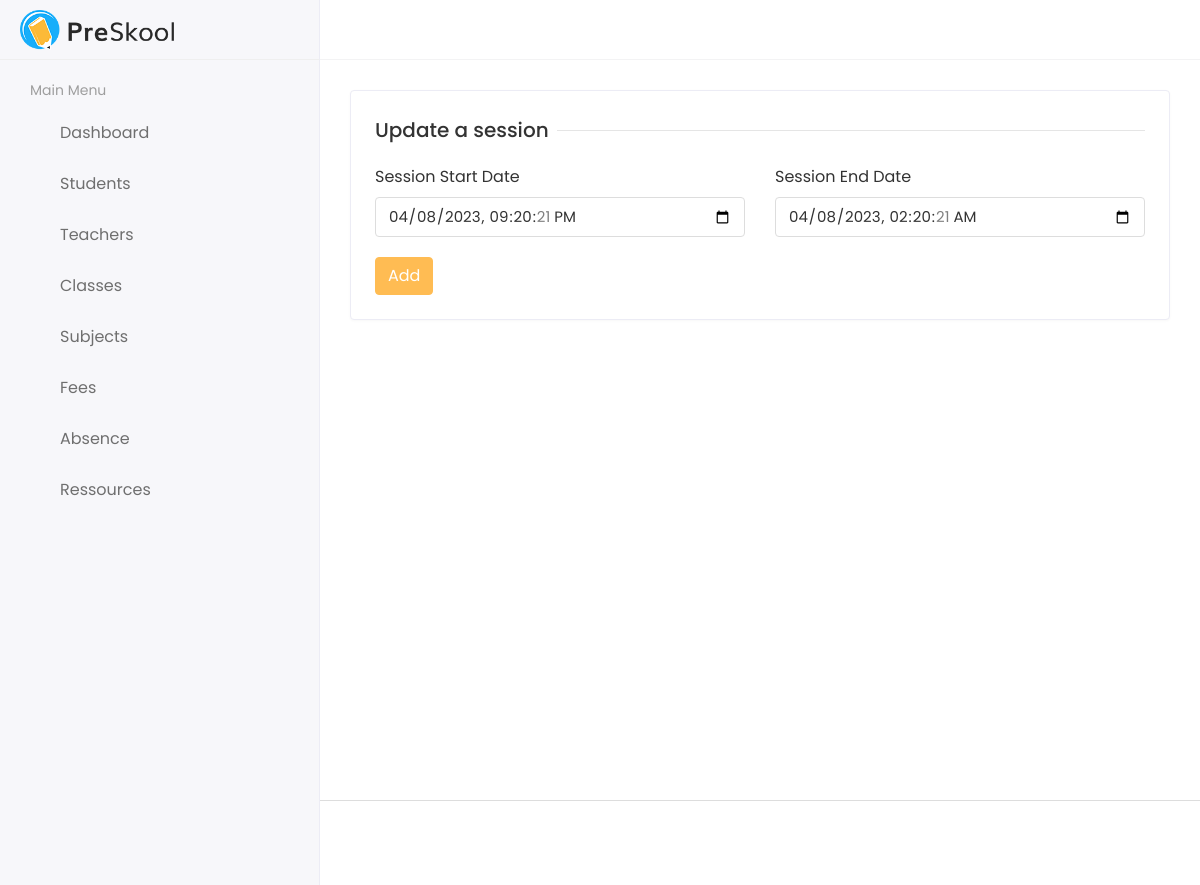
The page /Pre-School-Template/html-template/edit-session.php?s_id=6 on the database its author committed.
### tables this page shows
CREATE TABLE `session_` (
  `Session_Id` int(11) NOT NULL,
  `Session_Start` datetime NOT NULL,
  `Session_End` datetime DEFAULT NULL,
  `Class_Id` int(11) NOT NULL
);

### Pre-School-Template/html-template/edit-session.php (the view, shortened to what this page needs)
<?php
include 'connexion.php';
$id = $_GET['s_id'];
$res = mysqli_query($db,"SELECT * FROM session_ WHERE Session_Id=$id;");
$row = mysqli_fetch_row($res);
?>
<!DOCTYPE html>
<html lang="en">
<head>
    <link rel="stylesheet" href="assets/plugins/bootstrap/css/bootstrap.min.css">
    <link rel="stylesheet" href="assets/plugins/fontawesome/css/fontawesome.min.css">
    <link rel="stylesheet" href="assets/plugins/fontawesome/css/all.min.css">
    <link rel="stylesheet" href="assets/plugins/datatables/datatables.min.css">
    <link rel="stylesheet" href="assets/css/style.css">
</head>
<body>
<div class="main-wrapper">
         <div class="header">
            <div class="header-left">
               <a href="index.php" class="logo">
               <img src="assets/img/logo.png" alt="Logo">
               </a>
            </div>
            <a href="javascript:void(0);" id="toggle_btn">
            <i class="fas fa-align-left"></i>
            </a>
         </div>
         <div class="sidebar" id="sidebar">
            <div class="sidebar-inner slimscroll">
               <div id="sidebar-menu" class="sidebar-menu">
                  <ul>
                     <li class="menu-title">
                        <span>Main Menu</span>
                     </li>
                     <li class="submenu">
                        <a href="index.php"><i class="fas fa-user-graduate"></i> <span> Dashboard</span> <span class="menu-arrow"></span></a>
                     </li>
                     <li class="submenu">
                        <a href="#"><i class="fas fa-user-graduate"></i> <span> Students</span> <span class="menu-arrow"></span></a>
                     </li>
                     <li class="submenu">
                        <a href="#"><i class="fas fa-chalkboard-teacher"></i> <span> Teachers</span> <span class="menu-arrow"></span></a>
                     </li>
<li class="submenu">
<a href="#"><i class="fas fa-building"></i> <span> Classes</span> <span class="menu-arrow"></span></a>
</li>
                     <li class="submenu">
                        <a href="#"><i class="fas fa-book-reader"></i> <span> Subjects</span> <span class="menu-arrow"></span></a>
                     </li>
                     <li>
                        <a href="fees.php"><i class="fas fa-comment-dollar"></i> <span>Fees</span></a>
                     </li>
                     <li>
                            <a href="absence.php"><i class="fas fa-holly-berry"></i> <span>Absence</span></a>
                        </li>
                        <li>
<a href="event.php"><i class="fas fa-calendar-day"></i> <span>Ressources</span></a>
</li>
                  </ul>
               </div>
            </div>
         </div>
        <div class="page-wrapper">
            <div class="content container-fluid">
                <div class="row">
                    <div class="col-sm-12">
                        <div class="card">
                            <div class="card-body">
                                <form method="POST">
                                    <div class="row">
                                        <div class="col-12">
                                            <h5 class="form-title"><span>Update a session</span></h5>
                                        </div>
                                        <div class="col-12 col-sm-6">
                                            <div class="form-group">
                                                <label>Session Start Date</label>
                                                <input type="datetime-local" class="form-control" name="session_start" value="<?php echo $row[1]; ?>">
                                            </div>
                                        </div>
                                        <div class="col-12 col-sm-6">
                                            <div class="form-group">
                                                <label>Session End Date</label>
                                                <input type="datetime-local" class="form-control" name="session_end" value="<?php echo $row[2]; ?>">
                                            </div>
                                        </div>
                                        <div class="col-12">
                                            <input type="submit" class="btn btn-primary" value="Add" name="sub">
                                        </div>
                                    </div>
                                </form>
                            </div>
                        </div>
                    </div>
                </div>
            </div>
        </div>
    </div>
    <footer>
        <p>G6 21 guys.</p>
    </footer>
</body>
</html>

### Pre-School-Template/html-template/assets/css/style.css (style rules this page uses)
html { height: 100%; }
body { background-color: #fff; color: #333; font-family: 'Poppins', sans-serif; font-size: 1rem; height: 100%; line-height: 1.5; overflow-x: hidden; }
h1, h2, h3, h4, h5, h6 { font-family: 'Poppins', sans-serif; margin-top: 0; }
.form-control { border: 1px solid #ddd; box-shadow: none; color: #333; font-size: 15px; height: 40px; }
a { color: #009ce7; }
input, button, a { transition: all 0.4s ease; -moz-transition: all 0.4s ease; -o-transition: all 0.4s ease; -ms-transition: all 0.4s ease; -webkit-transition: all 0.4s ease; }
input, input:focus, button, button:focus { outline: none; }
.form-group { margin-bottom: 1.25rem; }
ul, ol { padding: 0px; list-style: none; }
.btn-primary { background-color: #FFBC53; border: 1px solid #FFBC53; }
.card { border: 1px solid #ececf5; box-shadow: 0 1px 3px 0 rgba(0, 0, 0, 0.03); margin-bottom: 1.875rem; }
.card-body { padding: 1.5rem; }
.header { background-color: #fff; border-bottom: 1px solid #f3f3f4; left: 0; position: fixed; right: 0; top: 0; z-index: 1001; height: 60px; }
.header .header-left { float: left; height: 60px; padding: 0 20px; position: relative; width: 320px; z-index: 1; transition: all 0.2s ease-in-out; background-color: #f7f7fa; border-bottom: 1px solid #efefef; border-right: 1px solid #ececf5; display: flex; align-items: center; }
.header .header-left .logo { display: inline-block; line-height: 60px; }
.header .header-left .logo img { max-height: 40px; width: auto; }
.menu-title { color: #a3a3a3; display: block; font-size: 14px; margin-bottom: 5px; padding: 0 25px; }
footer { padding: 1.875rem 1.875rem; border-top: 1px solid #ddd; }
footer p { margin: 0px; }
.sidebar { background-color: #f7f7fa; border-right: 1px solid #ececf5; bottom: 0; left: 0; margin-top: 0; position: fixed; top: 60px; transition: all 0.2s ease-in-out 0s; width: 320px; z-index: 1001; }
.sidebar-inner { height: 100%; min-height: 100%; transition: all 0.2s ease-in-out 0s; }
.sidebar-menu { padding: 15px; }
.sidebar-menu ul { font-size: 15px; list-style-type: none; margin: 0; padding: 0; position: relative; }
.sidebar-menu li a { color: #6f6f6f; display: block; font-size: 16px; height: auto; padding: 0 20px; }
.menu-title { color: #9e9e9e; display: flex; font-size: 14px; opacity: 1; padding: 5px 15px; white-space: nowrap; }
.sidebar .sidebar-menu > ul > li > a span { transition: all 0.2s ease-in-out 0s; display: inline-block; margin-left: 10px; white-space: nowrap; }
.sidebar-menu > ul > li { margin-bottom: 3px; position: relative; }
.sidebar-menu > ul > li:last-child { margin-bottom: 0; }
.sidebar-menu .menu-arrow { -webkit-transition: -webkit-transform 0.15s; -o-transition: -o-transform 0.15s; transition: transform .15s; position: absolute; right: 15px; display: inline-block; font-family: "Font Awesome 5 Free"; font-weight: 900; text-rendering: auto; line-height: 40px; font-size: 16px; -webkit-font-smoothing: antialiased; -moz-osx-font-smoothing: grayscale; -webkit-transform: translate(0, 0); -ms-transform: translate(0, 0); -o-transform: translate(0, 0); transform: translate(0, 0); line-height: 18px; top: 14px; }
.sidebar-menu .menu-arrow:before { content: "\f105"; }
.sidebar-menu > ul > li > a { align-items: center; display: flex; justify-content: flex-start; padding: 12px 15px; position: relative; transition: all 0.2s ease-in-out 0s; }
.sidebar-menu ul li a i { display: inline-block; font-size: 16px; line-height: 24px; text-align: left; vertical-align: middle; width: 20px; transition: all 0.2s ease-in-out 0s; }
.main-wrapper { width: 100%; height: 100vh; min-height: 100vh; }
.page-wrapper { margin-left: 320px; padding-top: 60px; position: relative; transition: all 0.4s ease; }
.page-wrapper > .content { padding: 1.875rem 1.875rem 0; }
.form-title { width: 100%; max-width: 100%; padding: 0; font-size: 1.25rem; font-weight: 500; line-height: inherit; color: #333; white-space: normal; position: relative; display: block; margin-bottom: 20px; }
.form-title:before { content: ""; position: absolute; left: 0px; right: 0px; height: 1px; top: 50%; background-color: rgba(0, 0, 0, 0.1); }
.form-title span { padding: 0px 0.5rem 0 0; background-color: #fff; display: inline-block; z-index: 2; position: relative; }
@media (min-width: 992px) { #toggle_btn { align-items: center; color: #18aefa; display: inline-flex; float: left; font-size: 26px; height: 60px; justify-content: center; margin-left: 15px; padding: 0 15px; } }

### rows shown on the page
session_: session_start "04/08/2023 21:20:21", session_end "04/08/2023 02:20:21"
